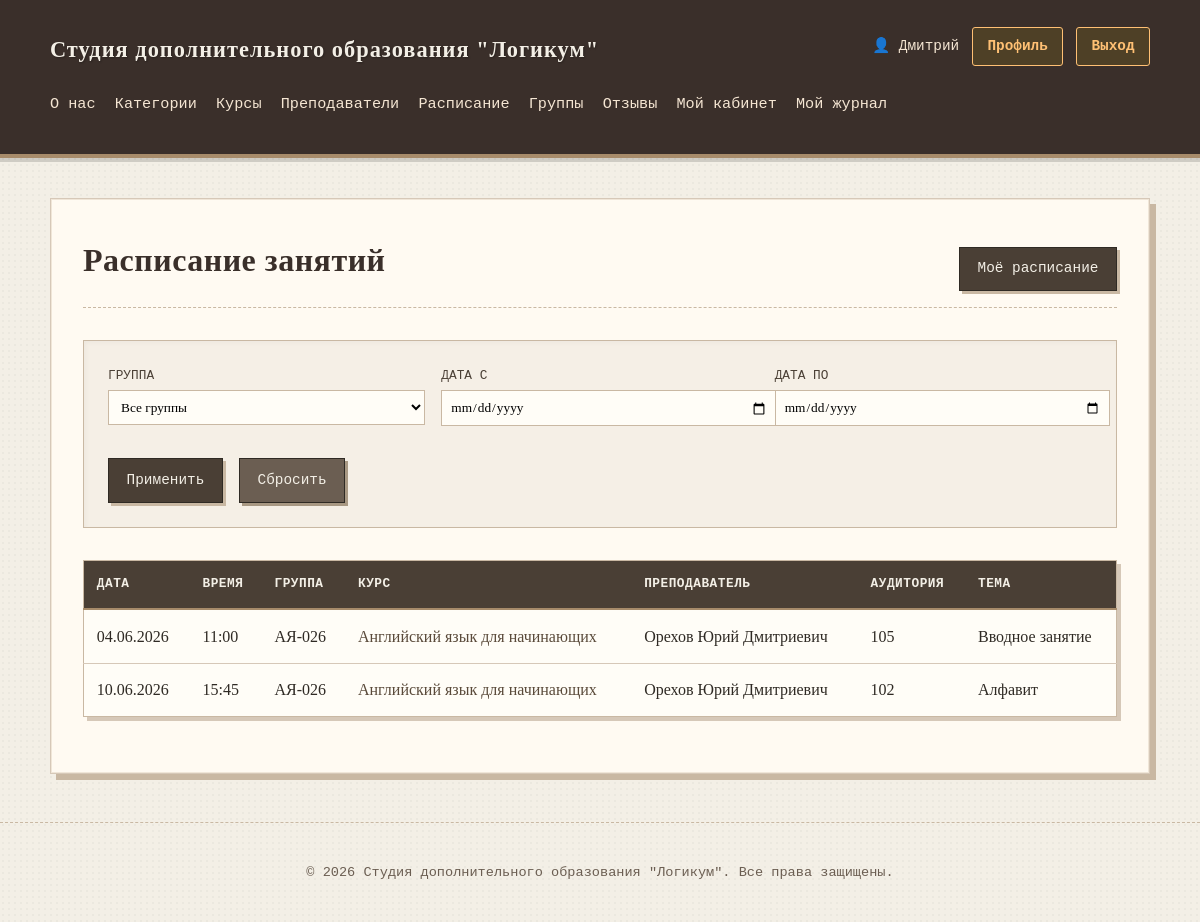
The app's page /education/schedule/ (signed in) with its own data.
### education/models.py (models this page shows, shortened)
class Schedule(models.Model):
    group = models.ForeignKey(Group, on_delete=models.CASCADE, related_name='schedule', verbose_name="Группа")
    date = models.DateField(verbose_name="Дата занятия")
    time = models.TimeField(verbose_name="Время занятия")
    classroom = models.CharField(max_length=50, verbose_name="Аудитория")
    topic = models.CharField(max_length=200, blank=True, verbose_name="Тема занятия")
    class Meta:
        db_table = 'schedule'
        verbose_name = 'Расписание'
        verbose_name_plural = 'Расписание'
        ordering = ['date', 'time']
        unique_together = ['group', 'date', 'time']  # Нельзя два занятия в одно время у одной группы

class Group(models.Model):
    FORMAT_CHOICES = [
        ('offline', 'Очно'),
        ('online', 'Онлайн'),
        ('hybrid', 'Гибридный'),
    ]
    course = models.ForeignKey(Course, on_delete=models.CASCADE, related_name='groups', verbose_name="Курс")
    teacher = models.ForeignKey(Teacher, on_delete=models.SET_NULL, null=True, related_name='groups', verbose_name="Преподаватель")
    name = models.CharField(max_length=100, verbose_name="Название группы")
    start_date = models.DateField(verbose_name="Дата начала")
    end_date = models.DateField(verbose_name="Дата окончания")
    format = models.CharField(max_length=20, choices=FORMAT_CHOICES, verbose_name="Формат обучения")
    max_students = models.PositiveIntegerField(default=10, verbose_name="Макс. студентов")
    is_active = models.BooleanField(default=True, verbose_name="Активна")
    class Meta:
        db_table = 'groups'
        verbose_name = 'Группа'
        verbose_name_plural = 'Группы'
        ordering = ['-start_date']

class Course(models.Model):
    class Status(models.IntegerChoices):
        DRAFT = 0, 'Черновик'
        PUBLISHED = 1, 'Опубликован'
    category = models.ForeignKey(
        Category,
        on_delete=models.SET_NULL,
        null=True,
        related_name='courses',
        verbose_name="Категория"
    )
    title = models.CharField(max_length=100, verbose_name="Название")
    slug = models.SlugField(max_length=100, unique=True, db_index=True, verbose_name="URL")
    description = models.TextField(verbose_name="Краткое описание")
    full_description = models.TextField(blank=True, verbose_name="Полное описание")
    duration_hours = models.IntegerField(verbose_name="Длительность (часы)")
    price = models.DecimalField(max_digits=10, decimal_places=2, verbose_name="Стоимость")
    status = models.IntegerField(
        choices=Status.choices,
        default=Status.DRAFT,
        verbose_name="Статус"
    )
    time_create = models.DateTimeField(auto_now_add=True, verbose_name="Дата создания")
    time_update = models.DateTimeField(auto_now=True, verbose_name="Дата изменения")
    class Meta:
        db_table = 'courses'
        verbose_name = 'Курс'
        verbose_name_plural = 'Курсы'
        ordering = ['-time_create']
    def get_absolute_url(self):
        return reverse('course-detail-slug', kwargs={'course_slug': self.slug})

class Teacher(models.Model):
    user = models.OneToOneField(
        User,
        on_delete=models.CASCADE,
        null=True,
        blank=True,
        related_name='teacher_profile',
        verbose_name="Пользователь"
    )
    first_name = models.CharField(max_length=50, verbose_name="Имя")
    last_name = models.CharField(max_length=50, verbose_name="Фамилия")
    middle_name = models.CharField(max_length=50, blank=True, verbose_name="Отчество")
    specialization = models.CharField(max_length=100, verbose_name="Специализация")
    phone = models.CharField(max_length=20, verbose_name="Телефон")
    email = models.EmailField(max_length=100, blank=True, verbose_name="Email")
    bio = models.TextField(blank=True, verbose_name="Биография")
    photo = models.ImageField(
        upload_to='teachers/%Y/%m/',
        blank=True,
        null=True,
        verbose_name="Фото",
        validators=[
            FileExtensionValidator(allowed_extensions=['jpg', 'jpeg', 'png', 'gif']),
            validate_image_size
        ],
        help_text="Поддерживаются форматы: JPG, PNG, GIF. Максимальный размер: 5 МБ"
    )
    is_active = models.BooleanField(default=True, verbose_name="Активен")
    class Meta:
        db_table = 'teachers'
        verbose_name = 'Преподаватель'
        verbose_name_plural = 'Преподаватели'
        ordering = ['last_name', 'first_name']
    def get_full_name(self):
        parts = [self.last_name, self.first_name]
        if self.middle_name:
            parts.append(self.middle_name)
        return ' '.join(parts)

### education/views.py (the view)
# urls.py: path('schedule/', views.schedule_list, name='schedule-list'),
def schedule_list(request):
    group_id = request.GET.get('group')
    date_from = request.GET.get('date_from')
    date_to = request.GET.get('date_to')
    schedules = Schedule.objects.select_related('group__course', 'group__teacher').all()
    if group_id:
        schedules = schedules.filter(group_id=group_id)
    if date_from:
        schedules = schedules.filter(date__gte=date_from)
    if date_to:
        schedules = schedules.filter(date__lte=date_to)
    schedules = schedules.order_by('date', 'time')
    groups = Group.objects.filter(is_active=True).select_related('course')
    data = {
        'title': 'Расписание занятий',
        'schedules': schedules,
        'groups': groups,
        'selected_group': group_id,
        'date_from': date_from,
        'date_to': date_to,
    }
    return render(request, 'education/schedule_list.html', data)

### education/context_processors.py (called while the page is built)
def user_groups(request):
    if request.user.is_authenticated:
        groups = list(request.user.groups.values_list('name', flat=True))
        return {'user_groups': groups}
    return {'user_groups': []}

def user_permissions(request):
    context = {
        'user_groups': [],
        'is_admin': False,
        'is_teacher': False,
        'is_student': False,
        'is_marketer': False,
    }
    if request.user.is_authenticated:
        groups = list(request.user.groups.values_list('name', flat=True))
        context['user_groups'] = groups
        context['is_admin'] = request.user.is_superuser or 'Администраторы' in groups
        context['is_teacher'] = 'Преподаватели' in groups
        context['is_student'] = 'Студенты' in groups
        context['is_marketer'] = 'Маркетологи' in groups
    return context

### education/templates/education/schedule_list.html (shortened to what this page needs)
{% extends 'base.html' %}
{% block content %}
    <div class="page-header">
        <h1>{{ title }}</h1>
        <div class="action-buttons">
            <a href="{% url 'my-schedule' %}" class="btn">Моё расписание</a>
        </div>
    </div>
    <div class="filter-section">
        <form method="get" class="filter-form">
            <div class="filter-grid">
                <div class="filter-field">
                    <label>Группа</label>
                    <select name="group">
                        <option value="">Все группы</option>
                    </select>
                </div>
                <div class="filter-field">
                    <label>Дата с</label>
                    <input type="date" name="date_from" value="{{ date_from }}">
                </div>
                <div class="filter-field">
                    <label>Дата по</label>
                    <input type="date" name="date_to" value="{{ date_to }}">
                </div>
            </div>
            <div class="filter-actions">
                <button type="submit" class="btn btn-primary">Применить</button>
                <a href="{% url 'schedule-list' %}" class="btn btn-secondary">Сбросить</a>
            </div>
        </form>
    </div>
    {% if schedules %}
    <table class="schedule-table">
        <thead>
            <tr>
                <th>Дата</th>
                <th>Время</th>
                <th>Группа</th>
                <th>Курс</th>
                <th>Преподаватель</th>
                <th>Аудитория</th>
                <th>Тема</th>
            </tr>
        </thead>
        <tbody>
            {% for lesson in schedules %}
            <tr>
                <td>{{ lesson.date|date:"d.m.Y" }}</td>
                <td>{{ lesson.time|time:"H:i" }}</td>
                <td>{{ lesson.group.name }}</td>
                <td>
                    <a href="{{ lesson.group.course.get_absolute_url }}">
                        {{ lesson.group.course.title }}
                    </a>
                </td>
                <td>
                    {% if lesson.group.teacher %}
                    {{ lesson.group.teacher.get_full_name }}
                    {% else %}
                    <span class="text-muted">—</span>
                    {% endif %}
                </td>
                <td>{{ lesson.classroom }}</td>
                <td>{{ lesson.topic|default:"—" }}</td>
            </tr>
            {% endfor %}
        </tbody>
    </table>
    {% endif %}
{% endblock %}

### templates/base.html (shortened to what this page needs)
<!DOCTYPE html>
{% load static %}
<html lang="ru">
<head>
    <link rel="stylesheet" href="{% static 'education/css/styles.css' %}?v=1235">
</head>
<body>
    <header>
        <div class="container">
            <div class="header-top">
                <h1><a href="{% url 'education-home' %}">Студия дополнительного образования "Логикум"</a></h1>
                <div class="auth-nav">
                    {% if user.is_authenticated %}
                        <span class="user-greeting">👤 {{ user.first_name }}
                        </span>
                        <a href="{% url 'profile' %}">Профиль</a>
                        <a href="{% url 'logout' %}">Выход</a>
                    {% else %}
                        <a href="{% url 'login' %}">Вход</a>
                        <a href="{% url 'register' %}">Регистрация</a>
                    {% endif %}
                </div>
            </div>
            <nav>
                <ul>
                    <li><a href="{% url 'about' %}">О нас</a></li>
                    <li><a href="{% url 'categories' %}">Категории</a></li>
                    <li><a href="{% url 'courses-list' %}">Курсы</a></li>
                    <li><a href="{% url 'teachers-list' %}">Преподаватели</a></li>
                    {% if user.is_authenticated %}
                        <li><a href="{% url 'schedule-list' %}">Расписание</a></li>
                        <li><a href="{% url 'groups-list' %}">Группы</a></li>
                    {% endif %}
                    <li><a href="{% url 'reviews-list' %}">Отзывы</a></li>
                    {% if 'Студенты' in user_groups %}
                    <li><a href="{% url 'student-dashboard' %}">Мой кабинет</a></li>
                    <li><a href="{% url 'student-journal' %}">Мой журнал</a></li>
                    {% endif %}
                </ul>
            </nav>
        </div>
    </header>
    <main class="container">
        <div class="main-content">
            {% block content %}
            {% endblock %}
        </div>
    </main>
    <footer>
        <div class="container">
            <p>© 2026 Студия дополнительного образования "Логикум". Все права защищены.</p>
        </div>
    </footer>
</body>
</html>

### records on screen
Schedule: date "04.06.2026", time "11:00", group.name "АЯ-026", group.course "Английский язык для начинающих", group.teacher.get_full_name "Орехов Юрий Дмитриевич", classroom "105", topic "Вводное занятие"
Schedule: date "10.06.2026", time "15:45", group.name "АЯ-026", group.course "Английский язык для начинающих", group.teacher.get_full_name "Орехов Юрий Дмитриевич", classroom "102", topic "Алфавит"

### other values on screen
{{ user.first_name }} "Дмитрий"
{{ title }} "Расписание занятий"
